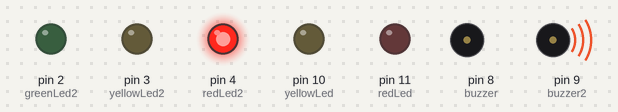
Bench run of a sketch on a simulated Arduino Uno, built with avr-gcc and run on an emulated ATmega328P. On the bench: output pins drawn as LEDs (lit = HIGH), buzzer (waves = sounding, pin HIGH).

Above: at 0.1 s.
At 3.6 s:
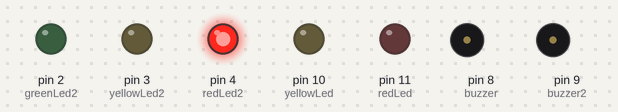
At 12.1 s:
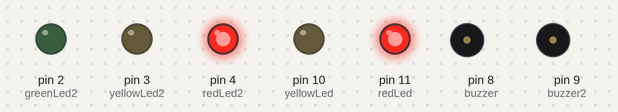
At 18.1 s:
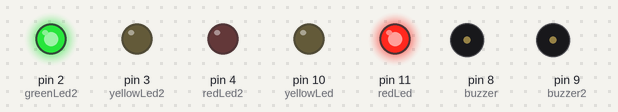
At 23.1 s:
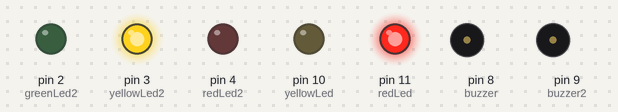
At 37.1 s:
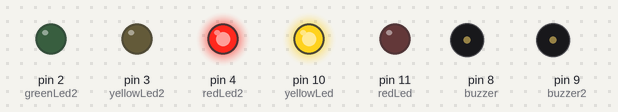
Timing chart, 0 to 38.6 s (numbered marks = the images above):
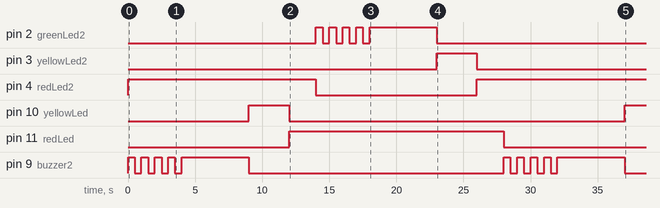

Measured:
- by itself, pin 2 (greenLed2): goes 4 × (HIGH 0.50 s, LOW 0.50 s), HIGH 5.0 s, then LOW
- by itself, pin 3 (yellowLed2): LOW → HIGH at 23.0 s, → LOW 3.0 s later
- by itself, pin 4 (redLed2): LOW → HIGH at 0.00 s, → LOW 14.0 s later, → HIGH 12.0 s later
- by itself, pin 10 (yellowLed): LOW → HIGH at 9.0 s, → LOW 3.0 s later, → HIGH 25.0 s later
- by itself, pin 11 (redLed): LOW → HIGH at 12.0 s, → LOW 16.0 s later
- by itself, pin 9 (buzzer2): goes 4 × (HIGH 0.50 s, LOW 0.50 s), HIGH 5.0 s, LOW 19.0 s, 4 × (HIGH 0.50 s, LOW 0.50 s), HIGH 5.0 s, then LOW

The sketch:

TrafficLight-Lab.ino
```cpp
/*
This program resembles a basic traffic light.
It cycles between 3 different coloured LEDs
*/

int buzzer = 8; //Connect the buzzer Pin to Digital Pin 8
int buzzer2 = 9; //Connect the buzzer2 Pin to Digital Pin 8

int greenLed = 9; //Connect green LED to Digital Pin 9
int yellowLed = 10; //Connect yellow LED to Digital Pin 10
int redLed = 11; //Connect red LED to Digital Pin 11

int greenLed2 = 2; //Connect green LED to Digital Pin 9
int yellowLed2 = 3; //Connect yellow LED to Digital Pin 10
int redLed2 = 4; //Connect red LED to Digital Pin 11

int greenTimer = 5000; //Time that the light is Green in each direction
int yellowTimer = 3000; //Time the llight is Yellow in each direction
int redTimer = 2000; // Time where both lights are Red

int advancedGreenTimer = 500;


void setup()
{ //start of setup
  pinMode(buzzer, OUTPUT); //Set Pin Mode as output
  pinMode(buzzer2, OUTPUT); //Set Pin Mode as output

  pinMode(greenLed, OUTPUT); //Set ledPin as output
  pinMode(yellowLed, OUTPUT); //Set ledPin as output
  pinMode(redLed, OUTPUT); //Set ledPin as output

  pinMode(greenLed2, OUTPUT); //Set ledPin as output
  pinMode(yellowLed2, OUTPUT); //Set ledPin as output
  pinMode(redLed2, OUTPUT); //Set ledPin as output


}  //end of setup

void loop()
{
  digitalWrite(redLed2, HIGH); //Set red 2 LED to high (stop E-W traffic)

  //advanced Green North / South - 5 seconds
  //loop
  for (int i = 0; i < 4; i++) {
    digitalWrite(greenLed, HIGH); //Advanced Green for North South traffic
    delay(advancedGreenTimer); //Wait
    digitalWrite(greenLed, LOW);
    delay(advancedGreenTimer); //Wait
  }

  digitalWrite(greenLed, HIGH); //Green for North South traffic
  delay(greenTimer); //Wait 5 second
  digitalWrite(greenLed, LOW); //Set green LED to low

  digitalWrite(yellowLed, HIGH); //Yellow for North South traffic
  delay(yellowTimer); //Delay 3 second
  digitalWrite(yellowLed, LOW); //Set yellow LED to low

  digitalWrite(redLed, HIGH); // Red on for North South traffic

  delay(redTimer); //Delay 2 second // Red in both directions for 2 seconds

  digitalWrite(redLed2, LOW); //Red off for East West Traffic

  for (int i = 0; i < 4; i++) {
    digitalWrite(greenLed2, HIGH); //Advanced Green for East West traffic
    delay(advancedGreenTimer); //Wait
    digitalWrite(greenLed2, LOW);
    delay(advancedGreenTimer); //Wait
  }

  digitalWrite(greenLed2, HIGH); //Green on for East West Traffic
  delay(greenTimer); //Wait 5 second
  digitalWrite(greenLed2, LOW); //Set green LED to low

  digitalWrite(yellowLed2, HIGH); //Yellow on for East West Traffic
  delay(yellowTimer); //Delay 3 second
  digitalWrite(yellowLed2, LOW); //Set yellow LED to low

  digitalWrite(redLed2, HIGH); //Red on for East West Traffic
  delay(redTimer); //Delay 2 second // Red in both directions for 2 seconds
  digitalWrite(redLed, LOW); //Red off for North South traffic

}//end of loop
```
